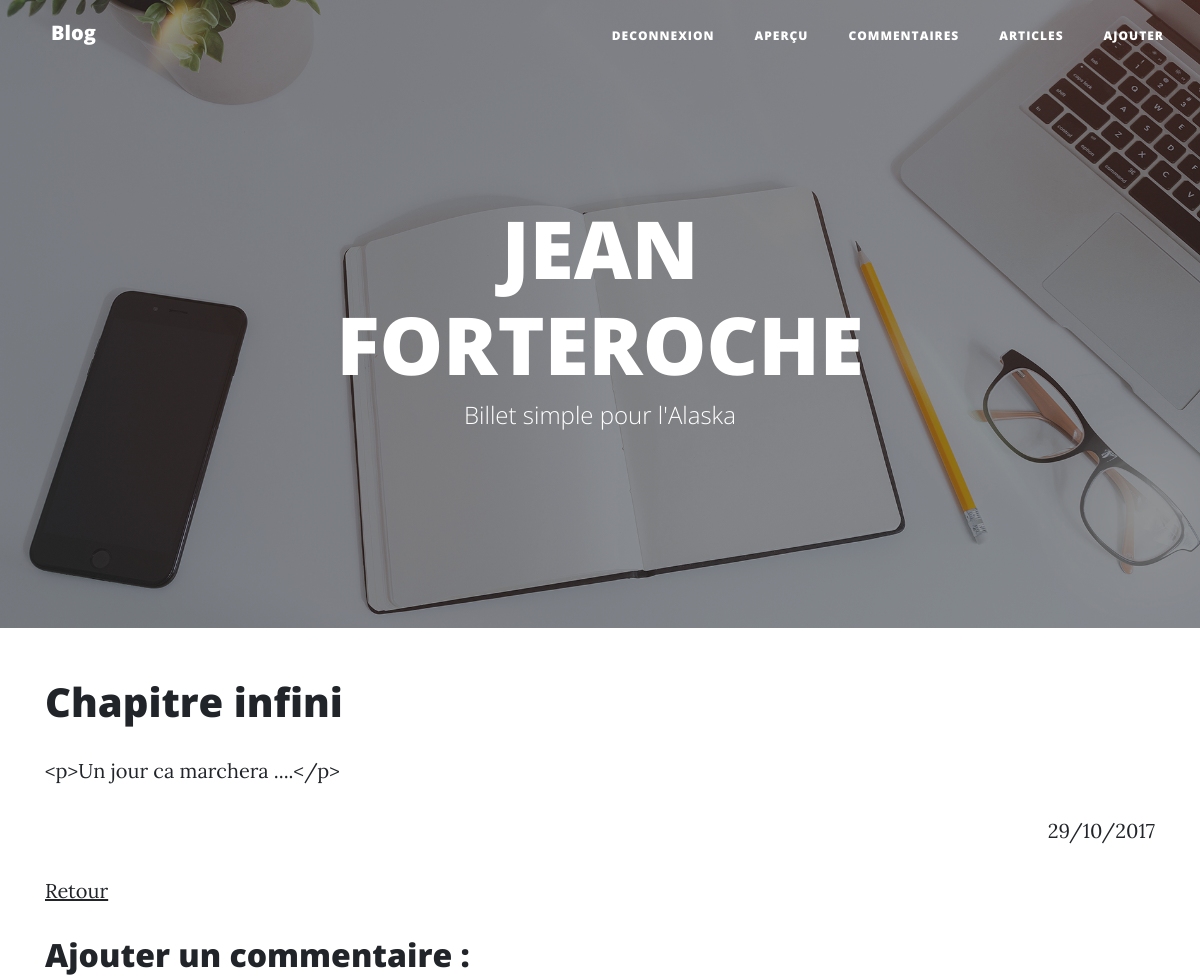
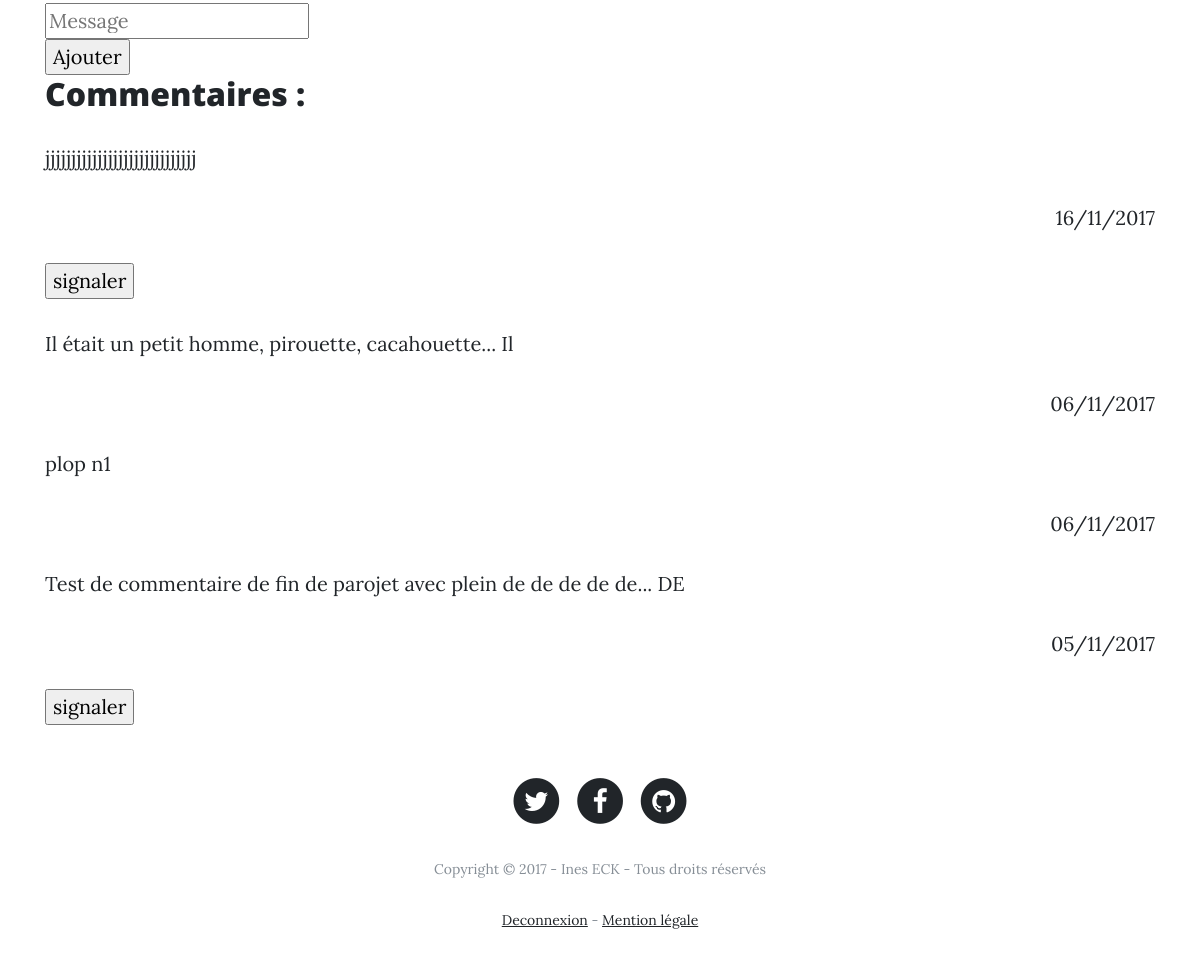
Page /index.php?article=15 (signed in) on the committed database (2 pictures, top to bottom).
### tables this page shows
CREATE TABLE `Article` (
  `id` int(10) NOT NULL,
  `author` text NOT NULL,
  `title` varchar(100) NOT NULL,
  `content` text NOT NULL,
  `resume` varchar(110) NOT NULL,
  `dateCreation` datetime NOT NULL
);

CREATE TABLE `Comment` (
  `id` int(10) NOT NULL,
  `content` text NOT NULL,
  `dateCreation` datetime NOT NULL,
  `id_article` int(10) NOT NULL,
  `signaler` tinyint(1) NOT NULL DEFAULT '0',
  `id_user` int(10) NOT NULL
);

### index.php (called while the page is built, shortened)
<?php
include 'controller/Controller.php';
$controller= new Controller();
if(empty($_SERVER['QUERY_STRING'])){
  $controller->homeController();
}
elseif(isset($_GET['article'])){
  $controller->articleController($_GET['article']);
}
elseif(isset($_GET['connexion'])){
  $controller->connexionController($_GET['connexion']);
}
elseif(isset($_GET['mentionLegale'])){
  $controller->mentionController($_GET['mentionLegale']);
}
elseif(isset($_GET['inscription'])){
  $controller->inscriptionController($_GET['inscription']);
}
elseif(isset($_GET['commentConnect'])){
  $controller->commentController($_GET['commentConnect']);
}
elseif(isset($_GET['articleAdmin'])){
  $controller->articleAdmin($_GET['articleAdmin']);
}
elseif(isset($_GET['commentAdmin'])){
  $controller->commentAdmin($_GET['commentAdmin']);
}
elseif(isset($_GET['articleAdd'])){
  $controller->articleAdd($_GET['articleAdd']);
}
elseif(isset($_GET['login'])){
  ControllerLogin::getLogin();
}
elseif(isset($_GET['inscripValid'])){
  ControllerInscript::getInscript();
}
elseif(isset($_GET['deconnexion'])){
  ControllerDeconnexion::deconnexionController();
}
elseif(isset($_GET['signaler'])){
   ControllerSignaler::signalEffect();
}
elseif(isset($_GET['modifierArticle'])){
   $controller->modifierArticle($_POST['id']);
}
elseif(isset($_GET['articleModifier'])){
  ControllerArticle::modifierArticle();
}
elseif(isset($_GET['supprimerArticle'])){
  ControllerArticle::supprimerArticle();
}
elseif(isset($_GET['accepterComment'])){
  ControllerComment::accepterComment();
}
elseif(isset($_GET['supprimerComment'])){
   ControllerComment::supprimerComment();
}
elseif(isset($_GET['commentAdd'])){
   ControllerCommentAdd::commentAdd();
}
elseif(isset($_GET['articleAddAdmin'])){
   ControllerArticle::articleAddAdmin();
}
else{
  $controller->errorController();
}

### model/DatabaseConnexion.php (called while the page is built)
<?php
class DatabaseConnexion {
  public static function getDatabaseConnect() {
    try
    {
      $dsn = "mysql:host=localhost;dbname=blog-p3-MVC";
      $db_user = "lerna";
      $db_mdp = "lerna";
      $db = new PDO($dsn,$db_user,$db_mdp);
      $db->setAttribute(PDO::ATTR_DEFAULT_FETCH_MODE, PDO::FETCH_ASSOC);
    }
    catch(Exception $e)
    {
      die('Erreur : '.$e->getMessage());
    }
    return $db;
  }
}

### model/AbstractEntityRepository.php (called while the page is built, shortened)
<?php
class AbstractEntityRepository{
  protected $db;
  public function __construct(){
    $this->db=DatabaseConnexion::getDatabaseConnect();
  }
  public function find($id, $table){
    $req = $this -> db -> prepare('SELECT * FROM '.$table.' WHERE :id=id');
    $req->bindValue(':id',$id);
    $req->execute();
    $req->setFetchMode(PDO::FETCH_CLASS|PDO::FETCH_PROPS_LATE, $table);
    $datas = $req -> fetch();
    return $datas;
  }
}

### model/CommentRepository.php (called while the page is built, shortened)
<?php
require_once('Comment.php');
require_once('AbstractEntityRepository.php');
class CommentRepository extends AbstractEntityRepository{
  public function findCommentAllByArticle(Article $a){
    $req = $this -> db->prepare("SELECT * FROM Comment WHERE :id_article = id_article ORDER BY dateCreation DESC;");
    $req -> bindValue(':id_article',$a->getId());
    $req->setFetchMode(PDO::FETCH_CLASS|PDO::FETCH_PROPS_LATE, 'Comment');
    $req -> execute();
    $datas = $req -> fetchAll();
    return $datas;
  }
}

### view/articleConnecte.php (the view, shortened to what this page needs)
<div class="container">
   <h1><?php echo $articles -> getTitle(); ?><div id="haut"></div></h1>
   <p><?php  echo $articles -> getContent()?></p>
   <p style="text-align:right"><?php  echo $articles -> getDateCreation()?></p>
   <p><a href="index.php">Retour</a></p>
   <div class="formComment">
     <h2>Ajouter un commentaire :</h2>
     <form method='post' action='index.php?commentAdd#haut'>
         <input type='text' name='message' class="messCom" placeholder='Message'></input><br>
         <input type='submit' class='myButton' value='Ajouter'/>
     </form>
   </div>
   <div class="containerComment">
     <h2>Commentaires :</h2>
     <?php foreach ($articles->getComments() as $comment): ?>
       <div class="comment">
         <p><?php echo $comment->getContent(); ?></p>
         <p style="text-align:right"><?php  echo $comment -> getDateCreation()?></p>
         <?php
             if($comment->getSignaler()== '0'){
             ?>
             <form method="post" action="index.php?signaler#haut">
               <input class="submitBillet" type="submit" value="signaler" title="signaler">
             </form>
             <?php
            }?>
        </div>
      <?php endforeach; ?>
   </div>
</div>

### model/Article.php (shortened to what this page needs)
<?php
require('model/CommentRepository.php');
class Article{
  protected $id;
  protected $title;
  protected $content;
  protected $dateCreation;
  protected $comments;
  public function fetchCommentsAll() {
    $comments= new CommentRepository();
    $this->comments= $comments->findCommentAllByArticle($this);
  }
  public function getComments(){
    return $this->comments;
  }
  public function getId(){
    return $this->id;
  }
  public function getTitle(){
    return $this->title;
  }
  public function getContent(){
    return $this->content;
  }
  public function getDateCreation(){
    try {
        $date = new DateTime($this->dateCreation);
    } catch (Exception $e) {
        echo $e->getMessage();
        exit(1);
    }
    echo $date->format('d/m/Y');
  }
}

### model/Comment.php (shortened to what this page needs)
<?php
class Comment{
  protected $content;
  protected $dateCreation;
  protected $signaler;
  public function getContent(){
    return $this->content;
  }
  public function getSignaler(){
    return $this->signaler;
  }
  public function getDateCreation(){
    try {
        $date = new DateTime($this->dateCreation);
    } catch (Exception $e) {
        echo $e->getMessage();
        exit(1);
    }
    echo $date->format('d/m/Y');
  }
}

### css/style.css (style rules this page uses)
p { text-align: justify; }

### rows in the picture
article: title "Chapitre infini", content "<p>Un jour ca marchera ....</p>", dateCreation "29/10/2017"
comment: content "jjjjjjjjjjjjjjjjjjjjjjjjjjjjj", dateCreation "16/11/2017"
comment: content "Il était un petit homme, pirouette, cacahouette... Il", dateCreation "06/11/2017"
comment: content "plop n1", dateCreation "06/11/2017"
comment: content "Test de commentaire de fin de parojet avec plein de de de de de... DE", dateCreation "05/11/2017"
